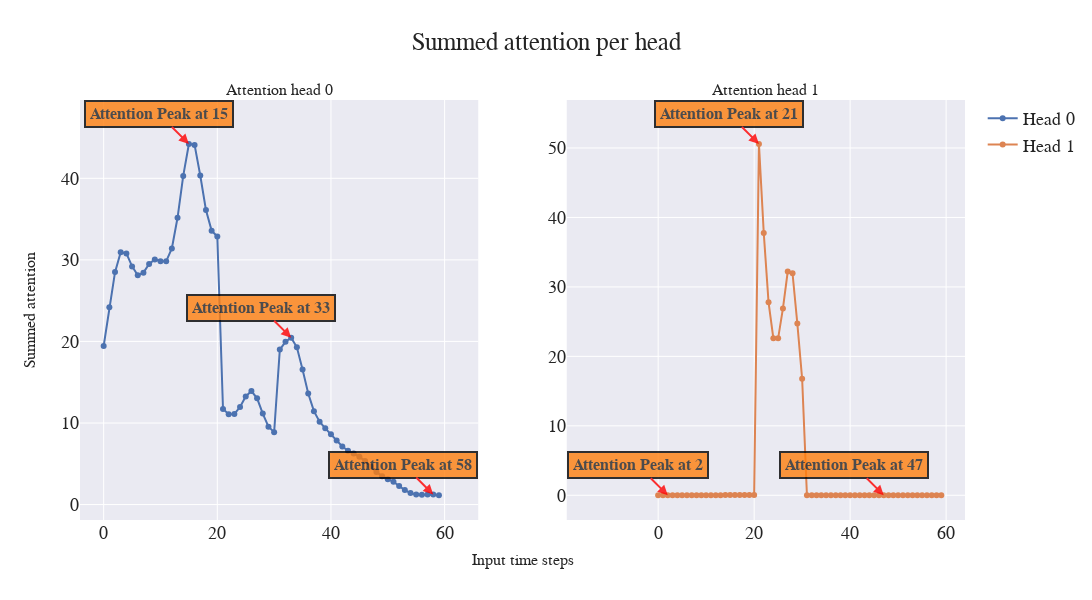

The notebook cell saved with this chart:
### Code cell
from scipy.signal import find_peaks
# indices = find_peaks(result_attn)[0]

fig = make_subplots(rows=1, cols=2,
                    subplot_titles=[f'Attention head {i}' for i in range(attention_weights.shape[0])],
                    x_title='Input time steps',
                    y_title='Summed attention')

all_peaks_indices = np.array([])
for i, head_attn in enumerate(attention_weights):
    head_attn = head_attn/np.max(head_attn.flatten())
    head_attn = head_attn[feat_win:, :feat_win]
    result_attn = head_attn.sum(axis=0)
    indices = find_peaks(result_attn, distance = 15,)[0]
    fig.add_trace(go.Scatter(
    y=result_attn,
    mode='lines+markers',
    name=f'Head {i}'),
    row=1, col=i+1)

    for idx in indices:
        xref = f'x{i+1}' if i > 0 else 'x'
        yref = f'y{i+1}' if i > 0 else 'y'
        fig.add_annotation(
                x=idx,
                y=result_attn[idx],
                xref=xref,
                yref=yref,
                text=f"<b>Attention Peak at<b> {idx}",
                showarrow=True,
                font=dict(
                    size=16,
                    ),
                align="center",
                arrowhead=2,
                arrowsize=1,
                arrowwidth=2,
                arrowcolor="Red",
                ax=-30,
                ay=-30,
                bordercolor="Black",
                borderwidth=2,
                borderpad=4,
                bgcolor="#ff7f0e",
                opacity=0.8
                )
    all_peaks_indices = np.concatenate((all_peaks_indices, indices), axis=0)

fig.update_layout(
    autosize=False,
    width=1200,
    height=600,
    font=dict(
    family="Times new Roman",
    size=18),
    template='seaborn',
    title='Summed attention per head',

)
# fig = px.line(plot_df, x='entry_index', y=['entry'])
fig.show()

### Figure 1 — Plotly figure (JSON) as saved in the notebook; plotly's stock layout.template omitted (floating-point values rounded to 4 significant figures)
{"data": [{"mode": "lines+markers", "name": "Head 0", "type": "scatter", "xaxis": "x", "y": [19.44, 24.18, 28.5, 30.93, 30.79, 29.2, 28.11, 28.43, 29.49, 30.05, 29.82, 29.82, 31.39, 35.16, 40.29, 44.2, 44.1, 40.34, 36.11, 33.58, 32.86, 11.73, 11.08, 11.11, 11.96, 13.26, 13.91, 13.03, 11.15, 9.548, 8.878, 19.0, 19.95, 20.45, 19.28, 16.57, 13.62, 11.45, 10.16, 9.349, 8.629, 7.853, 7.121, 6.599, 6.253, 5.87, 5.326, 4.666, 4.006, 3.482, 3.118, 2.791, 2.283, 1.773, 1.407, 1.228, 1.194, 1.227, 1.23, 1.141], "yaxis": "y"}, {"mode": "lines+markers", "name": "Head 1", "type": "scatter", "xaxis": "x2", "y": [0.0006875, 0.0006419, 0.0006487, 0.0006375, 0.0005844, 0.0005299, 0.0005311, 0.0006336, 0.0008806, 0.001308, 0.001958, 0.003031, 0.005211, 0.01017, 0.0207, 0.03674, 0.0481, 0.04599, 0.03696, 0.02883, 0.02306, 50.58, 37.78, 27.78, 22.62, 22.6, 26.91, 32.22, 31.95, 24.72, 16.77, 0.006712, 0.005507, 0.004997, 0.004611, 0.004039, 0.003396, 0.002932, 0.002724, 0.002647, 0.002464, 0.002062, 0.001596, 0.001274, 0.001157, 0.001207, 0.001337, 0.001428, 0.001414, 0.001356, 0.001353, 0.001247, 0.001539, 0.001771, 0.001865, 0.001929, 0.002165, 0.002732, 0.003607, 0.004351], "yaxis": "y2"}], "layout": {"annotations": [{"font": {"size": 16}, "showarrow": false, "text": "Attention head 0", "x": 0.225, "xanchor": "center", "xref": "paper", "y": 1, "yanchor": "bottom", "yref": "paper"}, {"font": {"size": 16}, "showarrow": false, "text": "Attention head 1", "x": 0.775, "xanchor": "center", "xref": "paper", "y": 1, "yanchor": "bottom", "yref": "paper"}, {"font": {"size": 16}, "showarrow": false, "text": "Input time steps", "x": 0.5, "xanchor": "center", "xref": "paper", "y": 0, "yanchor": "top", "yref": "paper", "yshift": -30}, {"font": {"size": 16}, "showarrow": false, "text": "Summed attention", "textangle": -90, "x": 0, "xanchor": "right", "xref": "paper", "xshift": -40, "y": 0.5, "yanchor": "middle", "yref": "paper"}, {"align": "center", "arrowcolor": "Red", "arrowhead": 2, "arrowsize": 1, "arrowwidth": 2, "ax": -30, "ay": -30, "bgcolor": "#ff7f0e", "bordercolor": "Black", "borderpad": 4, "borderwidth": 2, "font": {"size": 16}, "opacity": 0.8, "showarrow": true, "text": "<b>Attention Peak at<b> 15", "x": 15, "xref": "x", "y": 44.2, "yref": "y"}, {"align": "center", "arrowcolor": "Red", "arrowhead": 2, "arrowsize": 1, "arrowwidth": 2, "ax": -30, "ay": -30, "bgcolor": "#ff7f0e", "bordercolor": "Black", "borderpad": 4, "borderwidth": 2, "font": {"size": 16}, "opacity": 0.8, "showarrow": true, "text": "<b>Attention Peak at<b> 33", "x": 33, "xref": "x", "y": 20.45, "yref": "y"}, {"align": "center", "arrowcolor": "Red", "arrowhead": 2, "arrowsize": 1, "arrowwidth": 2, "ax": -30, "ay": -30, "bgcolor": "#ff7f0e", "bordercolor": "Black", "borderpad": 4, "borderwidth": 2, "font": {"size": 16}, "opacity": 0.8, "showarrow": true, "text": "<b>Attention Peak at<b> 58", "x": 58, "xref": "x", "y": 1.23, "yref": "y"}, {"align": "center", "arrowcolor": "Red", "arrowhead": 2, "arrowsize": 1, "arrowwidth": 2, "ax": -30, "ay": -30, "bgcolor": "#ff7f0e", "bordercolor": "Black", "borderpad": 4, "borderwidth": 2, "font": {"size": 16}, "opacity": 0.8, "showarrow": true, "text": "<b>Attention Peak at<b> 2", "x": 2, "xref": "x2", "y": 0.0006487, "yref": "y2"}, {"align": "center", "arrowcolor": "Red", "arrowhead": 2, "arrowsize": 1, "arrowwidth": 2, "ax": -30, "ay": -30, "bgcolor": "#ff7f0e", "bordercolor": "Black", "borderpad": 4, "borderwidth": 2, "font": {"size": 16}, "opacity": 0.8, "showarrow": true, "text": "<b>Attention Peak at<b> 21", "x": 21, "xref": "x2", "y": 50.58, "yref": "y2"}, {"align": "center", "arrowcolor": "Red", "arrowhead": 2, "arrowsize": 1, "arrowwidth": 2, "ax": -30, "ay": -30, "bgcolor": "#ff7f0e", "bordercolor": "Black", "borderpad": 4, "borderwidth": 2, "font": {"size": 16}, "opacity": 0.8, "showarrow": true, "text": "<b>Attention Peak at<b> 47", "x": 47, "xref": "x2", "y": 0.001428, "yref": "y2"}], "autosize": false, "font": {"family": "Times new Roman", "size": 18}, "height": 600, "title": {"text": "Summed attention per head"}, "width": 1200, "xaxis": {"anchor": "y", "domain": [0, 0.45]}, "xaxis2": {"anchor": "y2", "domain": [0.55, 1]}, "yaxis": {"anchor": "x", "domain": [0, 1]}, "yaxis2": {"anchor": "x2", "domain": [0, 1]}}}
